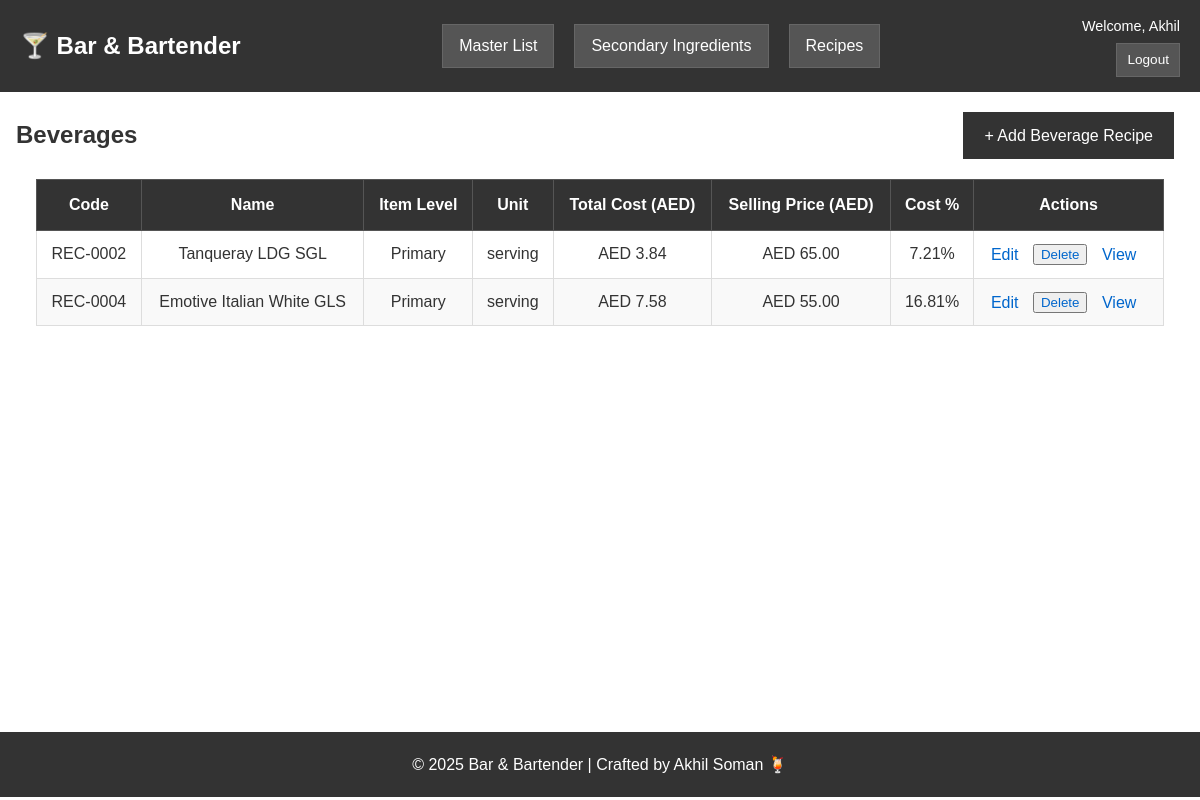
Page /recipes/beverages (signed in) on the committed database.
### models.py (models this page shows, shortened)
class User(db.Model, UserMixin):
    id = db.Column(db.Integer, primary_key=True)
    username = db.Column(db.String(80), unique=True, nullable=False)
    email = db.Column(db.String(120), unique=True, nullable=False)
    password = db.Column(db.String(200), nullable=False)
    is_admin = db.Column(db.Boolean, default=False)

class Recipe(db.Model):
    id = db.Column(db.Integer, primary_key=True)
    recipe_code = db.Column(db.String(50), unique=True)
    title = db.Column(db.String(150), nullable=False)
    method = db.Column(db.Text)
    recipe_type = db.Column(db.String(20))
    type = db.Column(db.String(20))
    item_level = db.Column(db.String(20), default='Primary')
    created_at = db.Column(db.DateTime, default=datetime.utcnow)
    user_id = db.Column(db.Integer, db.ForeignKey('user.id'), nullable=False)
    creator = db.relationship('User', backref='recipes')
    ingredients = db.relationship('RecipeIngredient', backref='recipe', cascade='all, delete-orphan')
    image_path = db.Column(db.String(255))
    selling_price = db.Column(db.Float, default=0.0)
    vat_percentage = db.Column(db.Float, default=0.0)
    service_charge_percentage = db.Column(db.Float, default=0.0)
    government_fees_percentage = db.Column(db.Float, default=0.0)
    garnish = db.Column(db.Text)
    def calculate_total_cost(self):
        try:
            total = 0.0
            for i in self.ingredients:
                cost = i.calculate_cost()
                total += cost
            return round(total, 2)
        except Exception as e:
            import logging
            logging.error(f"Error calculating total cost for Recipe {self.id}: {str(e)}")
            return 0.0
    def cost_percentage(self):
        total_cost = self.calculate_total_cost()
        if self.selling_price and self.selling_price > 0:
            vat = self.vat_percentage or 0.0
            service_charge = self.service_charge_percentage or 0.0
            govt_fees = self.government_fees_percentage or 0.0
            total_fees_percentage = vat + service_charge + govt_fees
            if total_fees_percentage > 0:
                base_selling_price = self.selling_price / (1 + total_fees_percentage / 100)
            else:
                base_selling_price = self.selling_price
            return round((total_cost / base_selling_price) * 100, 2)
        return None
    def selling_price_value(self):
        return round(self.selling_price or 0.0, 2)

### blueprints/recipes.py (the view)
@recipes_bp.route('/recipes/<category>', methods=['GET'])
@login_required
def recipe_list(category):
    try:
        if category.startswith('REC-'):
            return view_recipe_by_code(category)
        canonical, config = resolve_recipe_category(category)
        if not canonical:
            flash(f"Category '{category}' not found. Showing all recipes.")
            return redirect(url_for('recipes.recipes_list'))
        from sqlalchemy.orm import joinedload
        from sqlalchemy import or_, and_
        recipes = Recipe.query.options(
            joinedload(Recipe.ingredients)
        ).filter(
            or_(
                Recipe.type.in_(config['db_labels']),
                and_(
                    or_(Recipe.type.is_(None), Recipe.type == ''),
                    Recipe.recipe_type.in_(config['db_labels'])
                )
            )
        ).all()
        for recipe in recipes:
            _ = recipe.ingredients
            for ingredient in recipe.ingredients:
                _ = ingredient.get_product()
        return render_template(
            config['template'],
            recipes=recipes,
            category=config['display'],
            category_slug=canonical,
            add_label=config['add_label']
        )
    except Exception as e:
        current_app.logger.error(f"Error in recipe_list: {str(e)}", exc_info=True)
        flash('An error occurred while loading recipes.', 'error')
        return redirect(url_for('recipes.recipes_list'))

### models.py (called while the page is built)
    def get_product(self):
        if self.ingredient_type:
            if self.ingredient_type == "Product":
                return Product.query.get(self.ingredient_id)
            elif self.ingredient_type == "Homemade":
                return HomemadeIngredient.query.get(self.ingredient_id)
            elif self.ingredient_type == "Recipe":
                return Recipe.query.get(self.ingredient_id)
        elif self.product_type:
            if self.product_type == "Product":
                return Product.query.get(self.product_id)
            else:
                return HomemadeIngredient.query.get(self.product_id)
        return None

    def get_quantity(self):
        if self.quantity is not None:
            return self.quantity
        elif self.quantity_ml is not None:
            return self.quantity_ml
        return 0.0

### utils/constants.py (called while the page is built)
def resolve_recipe_category(category: str):
    key = (category or '').lower()
    canonical = CATEGORY_ALIASES.get(key)
    if not canonical:
        return None, None
    return canonical, CATEGORY_CONFIG[canonical]

### utils/helpers.py (called while the page is built)
def inject_now():
    return {'current_year': datetime.now().year}

### templates/recipes/recipes_beverages.html
{% extends "base.html" %}
{% block page_panel %}
<div class="recipe-view-container">
    <div class="panel-header">
        <h2>{{ category }}</h2>
        <a class="btn" href="{{ url_for('recipes.add_recipe', category=category_slug) }}">+ Add {{ add_label }} Recipe</a>
    </div>
    {% if recipes %}
    <div class="table-wrapper">
        <table class="data-table">
            <thead>
                <tr>
                    <th>Code</th>
                    <th>Name</th>
                    <th>Item Level</th>
                    <th>Unit</th>
                    <th>Total Cost (AED)</th>
                    <th>Selling Price (AED)</th>
                    <th>Cost %</th>
                    <th>Actions</th>
                </tr>
            </thead>
            <tbody>
                {% for r in recipes %}
                {% set cost_price = r.calculate_total_cost() %}
                {% set selling_price = r.selling_price_value() %}
                {% set cost_percent = r.cost_percentage() %}
                <tr>
                    <td>{{ r.recipe_code or 'N/A' }}</td>
                    <td>{{ r.title }}</td>
                    <td>{{ r.item_level if r.item_level else 'Primary' }}</td>
                    <td>serving</td>
                    <td>AED {{ "%.2f"|format(cost_price) }}</td>
                    <td>AED {{ "%.2f"|format(selling_price) }}</td>
                    <td>{{ cost_percent is not none and ("%.2f"|format(cost_percent) ~ '%') or '--' }}</td>
                    <td class="actions-cell">
                        <a class="link-action" href="{{ url_for('recipes.edit_recipe', id=r.id) }}">Edit</a>
                        <form method="POST" action="{{ url_for('recipes.delete_recipe', id=r.id) }}" onsubmit="return confirm('Delete this recipe?');" class="inline-form">
                            <button type="submit" class="link-action">Delete</button>
                        </form>
                        <a class="link-action" href="{{ url_for('recipes.view_recipe', id=r.id) }}">View</a>
                    </td>
                </tr>
                {% endfor %}
            </tbody>
        </table>
    </div>
    {% else %}
    <div class="empty-state-message">
        <p>No {{ category.lower() }} have been added yet. Use the button above to create one for wines by the glass or spirits per shot.</p>
    </div>
    {% endif %}
</div>
{% endblock %}

### templates/base.html (shortened to what this page needs)
<!DOCTYPE html>
<html lang="en">
<head>
    <link rel="stylesheet" href="{{ url_for('static', filename='style.css') }}">
</head>
<body>
    <header class="navbar">
        <div class="nav-left">
            <h1><a href="{{ url_for('main.index') }}">🍸 Bar & Bartender</a></h1>
        </div>
        <nav class="nav-center">
            <a class="nav-pill" href="{{ url_for('products.ingredients_master') }}">Master List</a>
            <a class="nav-pill" href="{{ url_for('secondary.secondary_ingredients') }}">Secondary Ingredients</a>
            <a class="nav-pill" href="{{ url_for('recipes.recipes_list') }}">Recipes</a>
        </nav>
        <div class="nav-right {% if current_user.is_authenticated %}nav-right-auth{% endif %}">
            {% if current_user.is_authenticated %}
                <span class="nav-welcome">Welcome, {{ current_user.username }}</span>
                <a class="nav-logout" href="{{ url_for('auth.logout') }}">Logout</a>
            {% else %}
                <a href="{{ url_for('auth.login') }}">Login</a>
                <a href="{{ url_for('auth.register') }}">Register</a>
            {% endif %}
        </div>
    </header>
    <main class="content">
        <div class="page-body">
            {% block page_panel %}{% endblock %}
        </div>
    </main>
    <footer>
        <p>© {{ current_year }} Bar & Bartender | Crafted by Akhil Soman 🍹</p>
    </footer>
</body>
</html>

### static/style.css (style rules this page uses)
* { box-sizing: border-box; }
body { font-family: Arial, sans-serif; background: #ffffff; color: #333; margin: 0; padding: 0; line-height: 1.6; }
.navbar { background: #333; color: white; padding: 15px 20px; display: flex; align-items: center; justify-content: space-between; flex-wrap: wrap; }
.navbar h1 { margin: 0; font-size: 1.5rem; }
.navbar a { color: #fff; text-decoration: none; }
.nav-left { display: flex; align-items: center; gap: 15px; }
.nav-center { flex: 1; display: flex; justify-content: center; gap: 20px; flex-wrap: wrap; }
.nav-pill { padding: 8px 16px; background: #555; color: white; text-decoration: none; border: 1px solid #666; }
.nav-right { display: flex; align-items: center; gap: 15px; }
.nav-right-auth { flex-direction: column; align-items: flex-end; gap: 5px; }
.nav-welcome { font-size: 0.9rem; }
.nav-logout { font-size: 0.85rem; padding: 5px 10px; background: #555; color: white; text-decoration: none; border: 1px solid #666; }
main { padding: 20px; min-height: calc(100vh - 200px); }
.content { max-width: 1400px; margin: 0 auto; }
.content:has(.recipe-view-container) { max-width: 100%; }
.page-body { width: 100%; }
.panel-header { display: flex; justify-content: space-between; align-items: center; margin-bottom: 20px; }
.panel-header h2 { margin: 0; }
.table-wrapper { overflow-x: auto; margin-bottom: 20px; }
.recipe-view-container .table-wrapper { padding: 0 20px; box-sizing: border-box; }
table { width: 100%; border-collapse: collapse; background: white; border: 1px solid #ddd; }
table thead { background: #333; color: white; }
table th { padding: 12px; text-align: center; font-weight: bold; border: 1px solid #555; }
table td { padding: 10px 12px; border: 1px solid #ddd; text-align: center; }
table tbody tr:nth-child(even) { background: #f9f9f9; }
.data-table { width: 100%; max-width: 1600px; margin: 0 auto; }
.recipe-view-container .data-table { max-width: 100%; margin: 0; }
form { max-width: 600px; }
.recipe-view-container form { max-width: 100%; width: 100%; }
.btn { display: inline-block; padding: 10px 20px; background: #333; color: white; text-decoration: none; border: 1px solid #333; cursor: pointer; font-size: 1rem; margin-right: 10px; }
.actions-cell { white-space: nowrap; }
.actions-cell .inline-form, .actions-cell form { display: inline; margin: 0; padding: 0; }
.actions-cell .link-action, .actions-cell button.link-action { display: inline-block; margin-right: 10px; vertical-align: middle; }
.link-action { color: #0066cc; text-decoration: none; margin-right: 10px; }
footer { background: #333; color: white; text-align: center; padding: 20px; margin-top: 40px; }
footer p { margin: 0; }
.recipe-view-container { width: 100%; padding: 20px 0; max-width: 100%; margin: 0; position: relative; box-sizing: border-box; }
.content .recipe-view-container, .page-panel .recipe-view-container { max-width: 100%; width: 100%; margin: 0; }
@media (max-width: 1200px) { .content { padding: 0 16px; } }
@media (max-width: 1200px) { .panel-header { flex-wrap: wrap; gap: 12px; } }

### rows in the picture
User: username "Akhil"
Recipe: recipe_code "REC-0002", title "Tanqueray LDG SGL", item_level "Primary", cost_price "3.84", selling_price "65.00", cost_percent "7.21%"
Recipe: recipe_code "REC-0004", title "Emotive Italian White GLS", item_level "Primary", cost_price "7.58", selling_price "55.00", cost_percent "16.81%"

### other values in the picture
{{ category }} "Beverages"
{{ add_label }} "Beverage"
